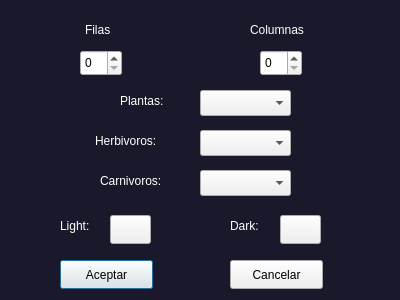
<?xml version="1.0" encoding="UTF-8"?>
<ui version="4.0">
 <class>AjustesDialog</class>
 <widget class="QDialog" name="AjustesDialog">
  <property name="geometry">
   <rect>
    <x>0</x>
    <y>0</y>
    <width>400</width>
    <height>300</height>
   </rect>
  </property>
  <property name="windowTitle">
   <string>Dialog</string>
  </property>
  <property name="styleSheet">
   <string notr="true">QDialog { background-color: #1a192b; }
 </string>
  </property>
  <widget class="QSpinBox" name="sbFilas">
   <property name="geometry">
    <rect>
     <x>80</x>
     <y>50</y>
     <width>42</width>
     <height>26</height>
    </rect>
   </property>
  </widget>
  <widget class="QSpinBox" name="sbColumnas">
   <property name="geometry">
    <rect>
     <x>260</x>
     <y>50</y>
     <width>42</width>
     <height>26</height>
    </rect>
   </property>
  </widget>
  <widget class="QComboBox" name="cbCarnivoro">
   <property name="geometry">
    <rect>
     <x>200</x>
     <y>170</y>
     <width>91</width>
     <height>26</height>
    </rect>
   </property>
  </widget>
  <widget class="QPushButton" name="btnAceptar">
   <property name="geometry">
    <rect>
     <x>60</x>
     <y>260</y>
     <width>93</width>
     <height>29</height>
    </rect>
   </property>
   <property name="text">
    <string>Aceptar</string>
   </property>
  </widget>
  <widget class="QPushButton" name="btnCancelar">
   <property name="geometry">
    <rect>
     <x>230</x>
     <y>260</y>
     <width>93</width>
     <height>29</height>
    </rect>
   </property>
   <property name="text">
    <string>Cancelar</string>
   </property>
  </widget>
  <widget class="QComboBox" name="cbHerbivoro">
   <property name="geometry">
    <rect>
     <x>200</x>
     <y>130</y>
     <width>91</width>
     <height>26</height>
    </rect>
   </property>
  </widget>
  <widget class="QComboBox" name="cbPlanta">
   <property name="geometry">
    <rect>
     <x>200</x>
     <y>90</y>
     <width>91</width>
     <height>26</height>
    </rect>
   </property>
  </widget>
  <widget class="QLabel" name="label">
   <property name="geometry">
    <rect>
     <x>120</x>
     <y>90</y>
     <width>63</width>
     <height>21</height>
    </rect>
   </property>
   <property name="styleSheet">
    <string notr="true">color: white;</string>
   </property>
   <property name="text">
    <string>Plantas:</string>
   </property>
  </widget>
  <widget class="QLabel" name="label_2">
   <property name="geometry">
    <rect>
     <x>95</x>
     <y>130</y>
     <width>81</width>
     <height>21</height>
    </rect>
   </property>
   <property name="styleSheet">
    <string notr="true">color: white;</string>
   </property>
   <property name="text">
    <string>Herbivoros:</string>
   </property>
  </widget>
  <widget class="QLabel" name="label_3">
   <property name="geometry">
    <rect>
     <x>100</x>
     <y>170</y>
     <width>91</width>
     <height>21</height>
    </rect>
   </property>
   <property name="styleSheet">
    <string notr="true">color: white;</string>
   </property>
   <property name="text">
    <string>Carnivoros:</string>
   </property>
  </widget>
  <widget class="QLabel" name="label_4">
   <property name="geometry">
    <rect>
     <x>85</x>
     <y>20</y>
     <width>31</width>
     <height>20</height>
    </rect>
   </property>
   <property name="styleSheet">
    <string notr="true">color: white;</string>
   </property>
   <property name="text">
    <string>Filas</string>
   </property>
  </widget>
  <widget class="QLabel" name="label_5">
   <property name="geometry">
    <rect>
     <x>250</x>
     <y>20</y>
     <width>71</width>
     <height>20</height>
    </rect>
   </property>
   <property name="styleSheet">
    <string notr="true">color: white;</string>
   </property>
   <property name="text">
    <string>Columnas</string>
   </property>
  </widget>
  <widget class="QLabel" name="label_6">
   <property name="geometry">
    <rect>
     <x>60</x>
     <y>215</y>
     <width>41</width>
     <height>21</height>
    </rect>
   </property>
   <property name="styleSheet">
    <string notr="true">color: white;</string>
   </property>
   <property name="text">
    <string>Light:</string>
   </property>
  </widget>
  <widget class="QLabel" name="label_7">
   <property name="geometry">
    <rect>
     <x>230</x>
     <y>215</y>
     <width>41</width>
     <height>21</height>
    </rect>
   </property>
   <property name="styleSheet">
    <string notr="true">color: white;</string>
   </property>
   <property name="text">
    <string>Dark:</string>
   </property>
  </widget>
  <widget class="QPushButton" name="btnLight">
   <property name="geometry">
    <rect>
     <x>110</x>
     <y>215</y>
     <width>41</width>
     <height>29</height>
    </rect>
   </property>
   <property name="text">
    <string/>
   </property>
  </widget>
  <widget class="QPushButton" name="btnDark">
   <property name="geometry">
    <rect>
     <x>280</x>
     <y>215</y>
     <width>41</width>
     <height>29</height>
    </rect>
   </property>
   <property name="text">
    <string/>
   </property>
  </widget>
 </widget>
 <resources/>
 <connections/>
</ui>
